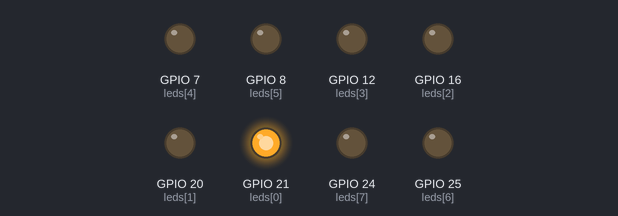
Bench run of a program on a simulated Raspberry Pi (BCM pin numbers). Parts: output pins drawn as LEDs (lit = HIGH). At 4.8 s the program stops and its outputs stay as they are.

Above: at 0.1 s.
At 0.7 s:
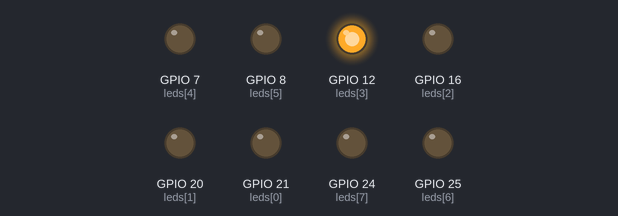
At 1.1 s:
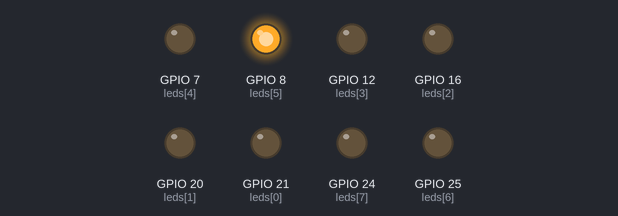
At 1.5 s:
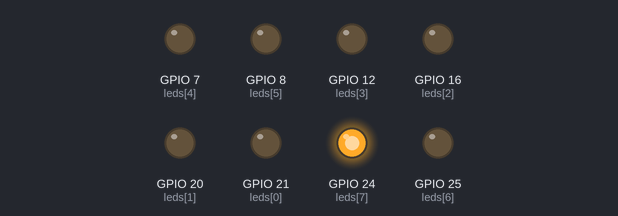
At 2.5 s:
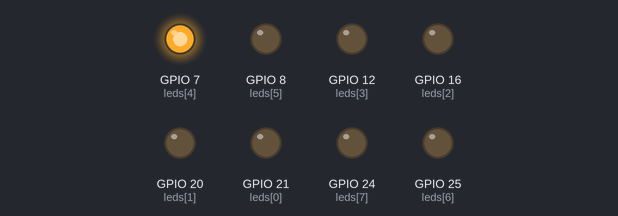
At 3.5 s:
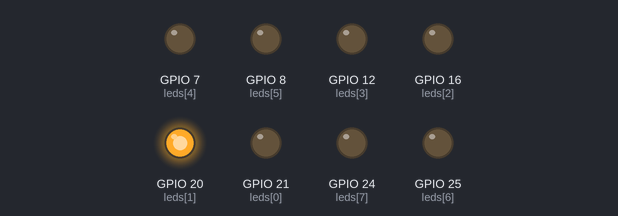
Timing chart, 0 to 3.8 s (numbered marks = the images above):
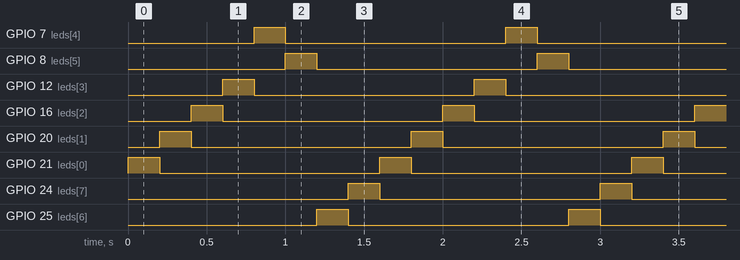

The program:

2-1.py
```python
import RPi.GPIO as GPIO
import time

GPIO.setmode(GPIO.BCM)
leds = [21, 20, 16, 12, 7, 8, 25, 24]

GPIO.setup(leds, GPIO.OUT)

for i in range(24):
    GPIO.output(leds[i%8], 1)
    time.sleep(0.2)
    GPIO.output(leds[i%8], 0)

GPIO.output(leds, 0)
GPIO.cleanup()
```

Measured:
- by itself, GPIO 7 (leds[4]), GPIO 8 (leds[5]), GPIO 12 (leds[3]), GPIO 24 (leds[7]), GPIO 25 (leds[6]): alternates HIGH for 0.20 s and LOW for 1.4 s
- by itself, GPIO 16 (leds[2]), GPIO 20 (leds[1]), GPIO 21 (leds[0]): alternates HIGH for 0.20 s and LOW for 1.4 s, 6 changes in all, then stays LOW
